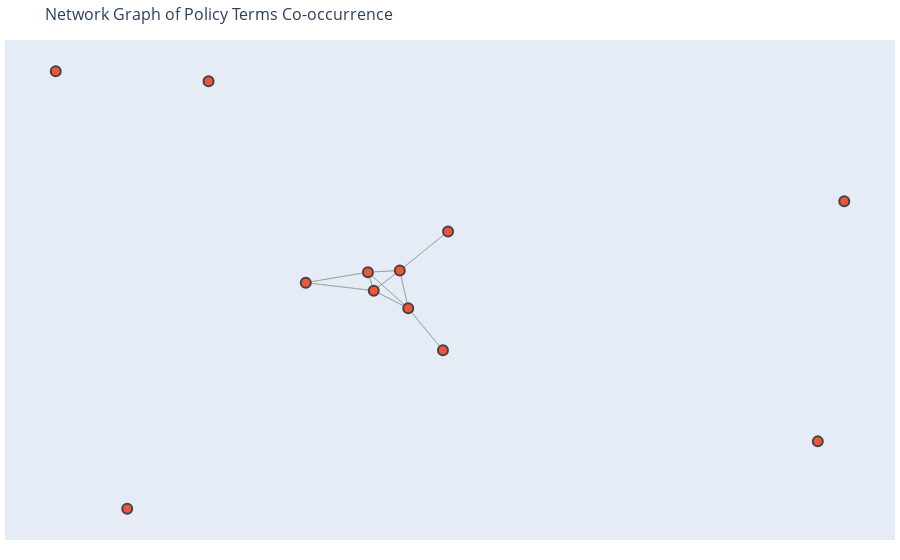

The notebook cell this image was saved under:
### Code cell
# Calculate positions for the nodes
pos = nx.spring_layout(G, seed=42)

# Create edge traces
edge_trace = go.Scatter(
    x=[],
    y=[],
    line=dict(width=0.5, color='#888'),
    hoverinfo='none',
    mode='lines')

# Create node traces
node_trace = go.Scatter(
    x=[],
    y=[],
    text=[],
    mode='markers',
    hoverinfo='text',
    marker=dict(
        showscale=False,
        colorscale='YlGnBu',
        size=10,
        colorbar=dict(
            thickness=15,
            title='Node Connections',
            xanchor='left',
            titleside='right'
        ),
        line_width=2))

# Add positions to node and edge traces
for node in G.nodes():
    x, y = pos[node]
    node_trace['x'] += (x,)
    node_trace['y'] += (y,)
    node_trace['text'] += (node,)

for edge in G.edges():
    x0, y0 = pos[edge[0]]
    x1, y1 = pos[edge[1]]
    edge_trace['x'] += (x0, x1, None)
    edge_trace['y'] += (y0, y1, None)

# Create network graph figure
fig = go.Figure(data=[edge_trace, node_trace],
                layout=go.Layout(
                    title='Network Graph of Policy Terms Co-occurrence',
                    titlefont_size=16,
                    showlegend=False,
                    hovermode='closest',
                    margin=dict(b=20, l=5, r=5, t=40),
                    annotations=[dict(
                        text="",
                        showarrow=False,
                        xref="paper", yref="paper",
                        x=0.005, y=-0.002)],
                    xaxis=dict(showgrid=False, zeroline=False, showticklabels=False),
                    yaxis=dict(showgrid=False, zeroline=False, showticklabels=False))
                )

# Show the network graph
fig.show()

### Figure 1 — Plotly figure (JSON) as saved in the notebook; plotly's stock layout.template omitted (floating-point values rounded to 4 significant figures)
{"data": [{"hoverinfo": "none", "line": {"color": "#888", "width": 0.5}, "mode": "lines", "type": "scatter", "x": [0.1081, -0.0005086, null, -0.07221, -0.05908, null, -0.07221, -0.2122, null, -0.07221, 0.0185, null, -0.07221, -0.0005086, null, -0.05908, -0.07221, null, -0.05908, -0.2122, null, -0.05908, 0.0185, null, -0.05908, -0.0005086, null, -0.2122, -0.07221, null, -0.2122, -0.05908, null, 0.09672, 0.0185, null, 0.0185, -0.07221, null, 0.0185, -0.05908, null, 0.0185, 0.09672, null, 0.0185, -0.0005086, null, -0.0005086, 0.1081, null, -0.0005086, -0.07221, null, -0.0005086, -0.05908, null, -0.0005086, 0.0185, null], "y": [0.1768, 0.02128, null, 0.01439, -0.05908, null, 0.01439, -0.02731, null, 0.01439, -0.1292, null, 0.01439, 0.02128, null, -0.05908, 0.01439, null, -0.05908, -0.02731, null, -0.05908, -0.1292, null, -0.05908, 0.02128, null, -0.02731, 0.01439, null, -0.02731, -0.05908, null, -0.297, -0.1292, null, -0.1292, 0.01439, null, -0.1292, -0.05908, null, -0.1292, -0.297, null, -0.1292, 0.02128, null, 0.02128, 0.1768, null, 0.02128, 0.01439, null, 0.02128, -0.05908, null, 0.02128, -0.1292, null]}, {"hoverinfo": "text", "marker": {"colorbar": {"thickness": 15, "title": {"side": "right", "text": "Node Connections"}, "xanchor": "left"}, "colorscale": [[0, "rgb(255,255,217)"], [0.125, "rgb(237,248,177)"], [0.25, "rgb(199,233,180)"], [0.375, "rgb(127,205,187)"], [0.5, "rgb(65,182,196)"], [0.625, "rgb(29,145,192)"], [0.75, "rgb(34,94,168)"], [0.875, "rgb(37,52,148)"], [1, "rgb(8,29,88)"]], "line": {"width": 2}, "showscale": false, "size": 10}, "mode": "markers", "text": ["Restrict/Close", "Opening (State)", "Deferring to County", "Testing", "Education", "Health/Medical", "Emergency Level", "Transportation", "Budget", "Social Distancing", "Other", "Vaccine"], "type": "scatter", "x": [0.1081, 1, -0.614, -0.07221, -0.05908, -0.7749, 0.9405, -0.2122, -0.4309, 0.09672, 0.0185, -0.0005086], "y": [0.1768, 0.2974, -0.928, 0.01439, -0.05908, 0.8149, -0.6596, -0.02731, 0.7754, -0.297, -0.1292, 0.02128]}], "layout": {"annotations": [{"showarrow": false, "text": "", "x": 0.005, "xref": "paper", "y": -0.002, "yref": "paper"}], "hovermode": "closest", "margin": {"b": 20, "l": 5, "r": 5, "t": 40}, "showlegend": false, "title": {"font": {"size": 16}, "text": "Network Graph of Policy Terms Co-occurrence"}, "xaxis": {"showgrid": false, "showticklabels": false, "zeroline": false}, "yaxis": {"showgrid": false, "showticklabels": false, "zeroline": false}}}
